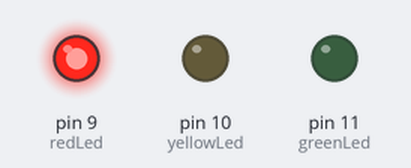
Recording of a sketch running on a simulated Arduino Uno, built with avr-gcc and run on an emulated ATmega328P. Shown: output pins drawn as LEDs (lit = HIGH).

Above: at 5.0 s.
At 15.0 s:
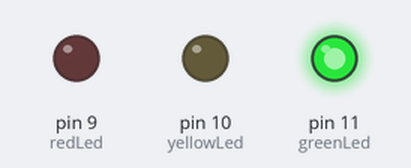
At 21.5 s:
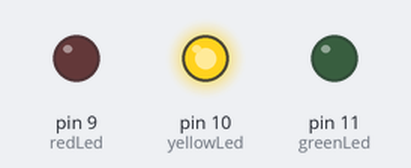
Timing chart, 0 to 29.9 s (numbered marks = the images above):
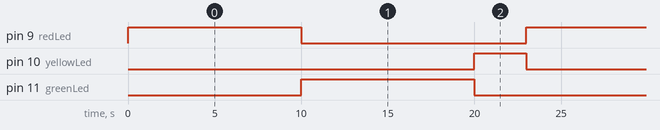

Measured:
- by itself, pin 9 (redLed), pin 11 (greenLed): alternates HIGH for 10.0 s and LOW for 13.0 s
- by itself, pin 10 (yellowLed): alternates HIGH for 3.0 s and LOW for 20.0 s
- by itself, everything shown: repeats every 23.0 s, in 3 steps

The sketch:

02_01.ino
```cpp
// Initializing LEDs for using it in the code.
// Initializing outside any function so global variable can be accessed throughout the code

int redLed = 9;
int yellowLed = 10;
int greenLed = 11;

// the setup function runs once when you press reset or power the board
void setup() {
  // initialize digital pin for red, yellow and green led as an output.
  pinMode(redLed, OUTPUT);
  pinMode(yellowLed, OUTPUT);
  pinMode(greenLed, OUTPUT);
}

// the loop function runs over and over again forever
void loop() {
  digitalWrite(redLed, HIGH);       //    Making red led high
  digitalWrite(yellowLed, LOW);     //    Making yellow led low
  digitalWrite(greenLed, LOW);      //    Making green led low
  delay(10000);                     //    Wait for 10 seconds (10000 milliseconds)
  digitalWrite(redLed, LOW);        //    Making red led low
  digitalWrite(yellowLed, LOW);     //    Making yellow led low
  digitalWrite(greenLed, HIGH);     //    Making green led high
  delay(10000);                     //    Wait for 10 seconds (10000 milliseconds)
  digitalWrite(redLed, LOW);        //    Making red led low
  digitalWrite(yellowLed, HIGH);    //    Making yellow led high
  digitalWrite(greenLed, LOW);      //    Making green led low
  delay(3000);                      //    Wait for 3 seconds 3000 milliseconds)
}
```
